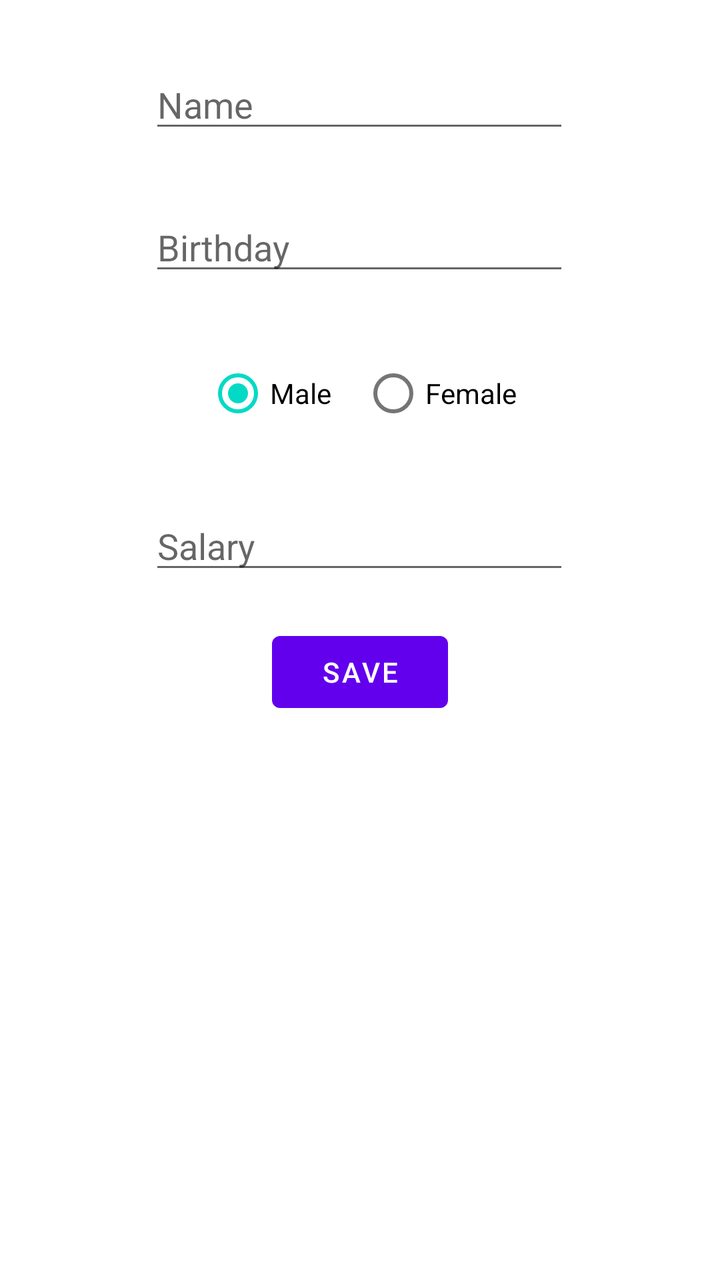
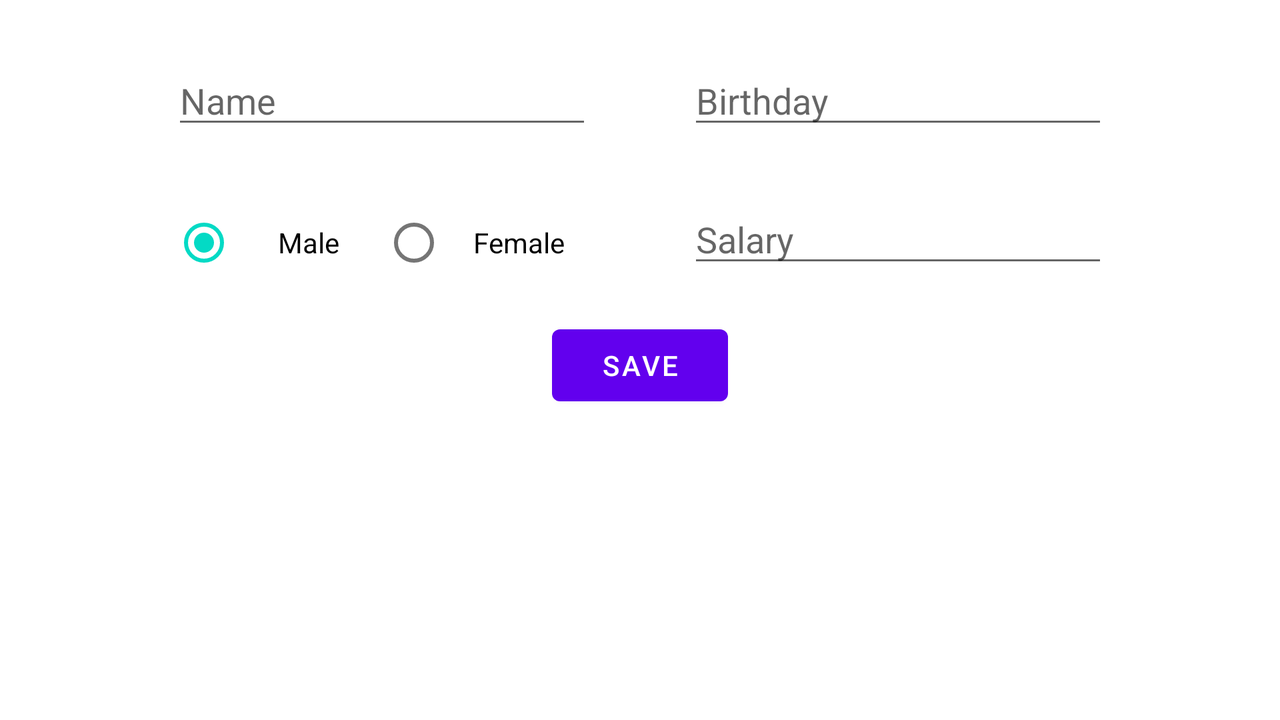

An Android layout and its configuration variant, each rendered on a device that would load it. The default file and the variant file are quoted in full after the pictures.
<!-- AndroidManifest.xml: application theme Theme.O7SkillTest -->
<!-- res/layout/avtivity_create_employee.xml -->
<?xml version="1.0" encoding="utf-8"?>
<androidx.constraintlayout.widget.ConstraintLayout xmlns:android="http://schemas.android.com/apk/res/android"
    xmlns:app="http://schemas.android.com/apk/res-auto"
    xmlns:tools="http://schemas.android.com/tools"
    android:layout_width="match_parent"
    android:layout_height="match_parent">

    <EditText
        android:id="@+id/input_name"
        android:layout_width="wrap_content"
        android:layout_height="wrap_content"
        android:layout_marginTop="30dp"
        android:ems="10"
        android:hint="@string/employee_name"
        android:inputType="textPersonName"
        android:singleLine="true"
        app:layout_constraintEnd_toEndOf="parent"
        app:layout_constraintHorizontal_bias="0.497"
        app:layout_constraintStart_toStartOf="parent"
        app:layout_constraintTop_toTopOf="parent" />

    <EditText
        android:id="@+id/input_dob"
        android:layout_width="wrap_content"
        android:layout_height="wrap_content"
        android:layout_marginTop="30dp"
        android:clickable="false"
        android:cursorVisible="false"
        android:ems="10"
        android:focusable="false"
        android:focusableInTouchMode="false"
        android:hint="@string/employee_dob"
        android:inputType="date"
        android:longClickable="false"
        android:singleLine="true"
        app:layout_constraintEnd_toEndOf="parent"
        app:layout_constraintHorizontal_bias="0.497"
        app:layout_constraintStart_toStartOf="parent"
        app:layout_constraintTop_toBottomOf="@+id/input_name" />

    <RadioGroup
        android:id="@+id/rg_gender"
        android:layout_width="wrap_content"
        android:layout_height="wrap_content"
        android:layout_marginTop="30dp"
        android:orientation="horizontal"
        app:layout_constraintEnd_toEndOf="parent"
        app:layout_constraintHorizontal_bias="0.503"
        app:layout_constraintStart_toStartOf="parent"
        app:layout_constraintTop_toBottomOf="@+id/input_dob">

        <RadioButton
            android:id="@+id/rb_male"
            android:layout_width="match_parent"
            android:layout_height="wrap_content"
            android:checked="true"
            android:paddingRight="15dp"
            android:text="@string/employee_male" />

        <RadioButton
            android:id="@+id/rb_female"
            android:layout_width="match_parent"
            android:layout_height="match_parent"
            android:text="@string/employee_female" />
    </RadioGroup>

    <EditText
        android:id="@+id/input_salary"
        android:layout_width="wrap_content"
        android:layout_height="wrap_content"
        android:layout_marginTop="30dp"
        android:ems="10"
        android:hint="@string/employee_salary"
        android:inputType="numberDecimal"
        android:singleLine="true"
        app:layout_constraintEnd_toEndOf="parent"
        app:layout_constraintHorizontal_bias="0.497"
        app:layout_constraintStart_toStartOf="parent"
        app:layout_constraintTop_toBottomOf="@+id/rg_gender" />

    <Button
        android:id="@+id/btn_save"
        android:layout_width="wrap_content"
        android:layout_height="wrap_content"
        android:layout_marginTop="20dp"
        android:text="Save"
        app:layout_constraintEnd_toEndOf="parent"
        app:layout_constraintStart_toStartOf="parent"
        app:layout_constraintTop_toBottomOf="@+id/input_salary" />

</androidx.constraintlayout.widget.ConstraintLayout>
<!-- resources referenced by this layout -->
<resources>
  <string name="employee_dob">Birthday</string>
  <string name="employee_female">Female</string>
  <string name="employee_male">Male</string>
  <string name="employee_name">Name</string>
  <string name="employee_salary">Salary</string>
  <style name="Theme.O7SkillTest" parent="Theme.MaterialComponents.DayNight.DarkActionBar">
          
          <item name="colorPrimary">@color/purple_500</item>
          <item name="colorPrimaryVariant">@color/purple_700</item>
          <item name="colorOnPrimary">@color/white</item>
          
          <item name="colorSecondary">@color/teal_200</item>
          <item name="colorSecondaryVariant">@color/teal_700</item>
          <item name="colorOnSecondary">@color/black</item>
          
          <item name="android:statusBarColor" tools:targetApi="l">?attr/colorPrimaryVariant</item>
          
      </style>
</resources>
<!-- res/layout-land/avtivity_create_employee.xml (the repository's variant of the layout above) -->
<!-- drawn on the phone turned sideways -->
<?xml version="1.0" encoding="utf-8"?>
<androidx.constraintlayout.widget.ConstraintLayout xmlns:android="http://schemas.android.com/apk/res/android"
    xmlns:app="http://schemas.android.com/apk/res-auto"
    xmlns:tools="http://schemas.android.com/tools"
    android:layout_width="match_parent"
    android:layout_height="match_parent">

    <EditText
        android:id="@+id/input_name"
        android:layout_width="wrap_content"
        android:layout_height="wrap_content"
        android:layout_marginTop="28dp"
        android:ems="10"
        android:hint="@string/employee_name"
        android:inputType="textPersonName"
        android:singleLine="true"
        app:layout_constraintEnd_toEndOf="parent"
        app:layout_constraintHorizontal_bias="0.2"
        app:layout_constraintStart_toStartOf="parent"
        app:layout_constraintTop_toTopOf="parent" />

    <EditText
        android:id="@+id/input_dob"
        android:layout_width="wrap_content"
        android:layout_height="wrap_content"
        android:clickable="false"
        android:cursorVisible="false"
        android:ems="10"
        android:focusable="false"
        android:focusableInTouchMode="false"
        android:hint="@string/employee_dob"
        android:inputType="date"
        android:longClickable="false"
        android:singleLine="true"
        app:layout_constraintEnd_toEndOf="parent"
        app:layout_constraintHorizontal_bias="0.8"
        app:layout_constraintStart_toStartOf="parent"
        app:layout_constraintTop_toTopOf="@+id/input_name" />

    <RadioGroup
        android:id="@+id/rg_gender"
        android:layout_width="wrap_content"
        android:layout_height="wrap_content"
        android:layout_marginTop="28dp"
        android:orientation="horizontal"
        app:layout_constraintEnd_toEndOf="@+id/input_name"
        app:layout_constraintHorizontal_bias="0.503"
        app:layout_constraintStart_toStartOf="@+id/input_name"
        app:layout_constraintTop_toBottomOf="@+id/input_name">

        <RadioButton
            android:id="@+id/rb_male"
            android:layout_width="105dp"
            android:layout_height="wrap_content"
            android:checked="true"
            android:text="@string/employee_male"
            android:textAlignment="center" />

        <RadioButton
            android:id="@+id/rb_female"
            android:layout_width="105dp"
            android:layout_height="match_parent"
            android:text="@string/employee_female"
            android:textAlignment="center" />
    </RadioGroup>

    <EditText
        android:id="@+id/input_salary"
        android:layout_width="wrap_content"
        android:layout_height="wrap_content"
        android:layout_marginTop="28dp"
        android:ems="10"
        android:hint="@string/employee_salary"
        android:inputType="numberDecimal"
        android:singleLine="true"
        app:layout_constraintEnd_toEndOf="@+id/input_dob"
        app:layout_constraintHorizontal_bias="0.0"
        app:layout_constraintStart_toStartOf="@+id/input_dob"
        app:layout_constraintTop_toBottomOf="@+id/input_dob" />

    <Button
        android:id="@+id/btn_save"
        android:layout_width="wrap_content"
        android:layout_height="wrap_content"
        android:layout_marginTop="20dp"
        android:text="Save"
        app:layout_constraintEnd_toEndOf="@+id/input_salary"
        app:layout_constraintStart_toStartOf="@+id/rg_gender"
        app:layout_constraintTop_toBottomOf="@+id/input_salary" />

</androidx.constraintlayout.widget.ConstraintLayout>
